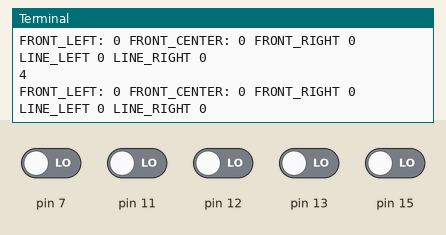
Recording of a program running on a simulated Raspberry Pi (header pin numbers). On the bench: the last lines printed to the terminal. Inputs (shaded band) come from the test bench; at power-on: pin 7, pin 11–13, pin 15 LOW.

Above: at 5.0 s.
5.1 s: pin 7 driven HIGH
At 6.4 s:
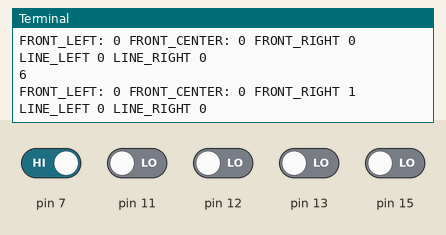
6.6 s: pin 11 driven HIGH
At 7.8 s:
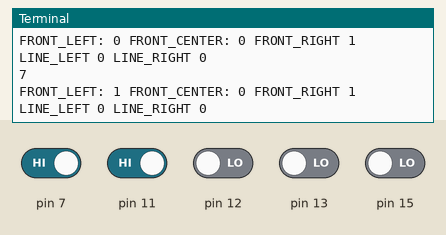
8.1 s: pin 12 driven HIGH
At 9.4 s:
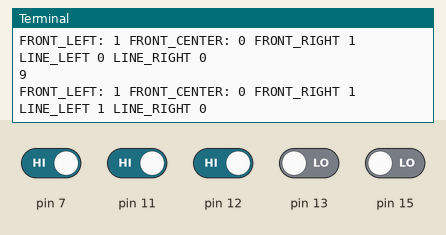
9.6 s: pin 13 driven HIGH
At 10.8 s:
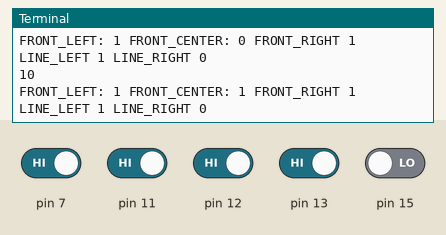
11.1 s: pin 15 driven HIGH
At 12.4 s:
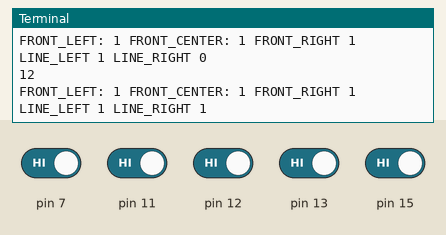
12.6 s: pin 7 driven LOW
At 13.8 s:
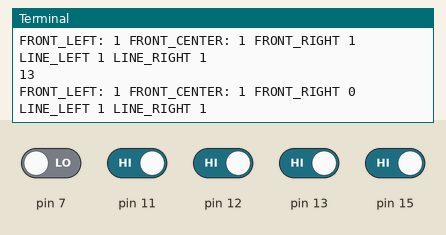
Timing chart, 0 to 15.1 s (numbered marks = the images above; inputs shaded):
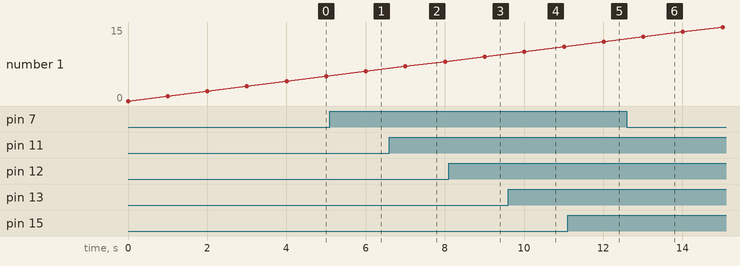

The program:

InfraredSensor1.py
```python
import RPi.GPIO as GPIO
import time

# Infrared sensor pins
P_FRONT_CENTER = 13
P_FRONT_LEFT = 11
P_FRONT_RIGHT = 7
P_LINE_LEFT = 12
P_LINE_RIGHT = 15

# Use physical pin numbers
GPIO.setmode(GPIO.BOARD)
GPIO.setwarnings(False)

# IR sensors
GPIO.setup(P_FRONT_LEFT, GPIO.IN)
GPIO.setup(P_FRONT_CENTER, GPIO.IN)
GPIO.setup(P_FRONT_RIGHT, GPIO.IN)
GPIO.setup(P_LINE_LEFT, GPIO.IN)
GPIO.setup(P_LINE_RIGHT, GPIO.IN)

for n in range(100):
    v_front_left = GPIO.input(P_FRONT_LEFT)
    v_front_center = GPIO.input(P_FRONT_CENTER)
    v_front_right = GPIO.input(P_FRONT_RIGHT)
    v_line_left = GPIO.input(P_LINE_LEFT)
    v_line_right = GPIO.input(P_LINE_RIGHT)
    print n
    print "FRONT_LEFT:", v_front_left, \
        "FRONT_CENTER:", v_front_center, \
        "FRONT_RIGHT", v_front_right, \
        "LINE_LEFT", v_line_left, \
        "LINE_RIGHT", v_line_right
    time.sleep(1)
```

Measured:
- after the input at 5.1 s, the terminal: prints a new line after 0.91 s (image 1)
- after the input at 6.6 s, the terminal: prints a new line after 0.41 s (image 2)
- after the input at 8.1 s, the terminal: prints a new line after 0.91 s (image 3)
- after the input at 9.6 s, the terminal: prints a new line after 0.41 s (image 4)
- after the input at 11.1 s, the terminal: prints a new line after 0.91 s (image 5)
- after the input at 12.6 s, the terminal: prints a new line after 0.41 s (image 6)
